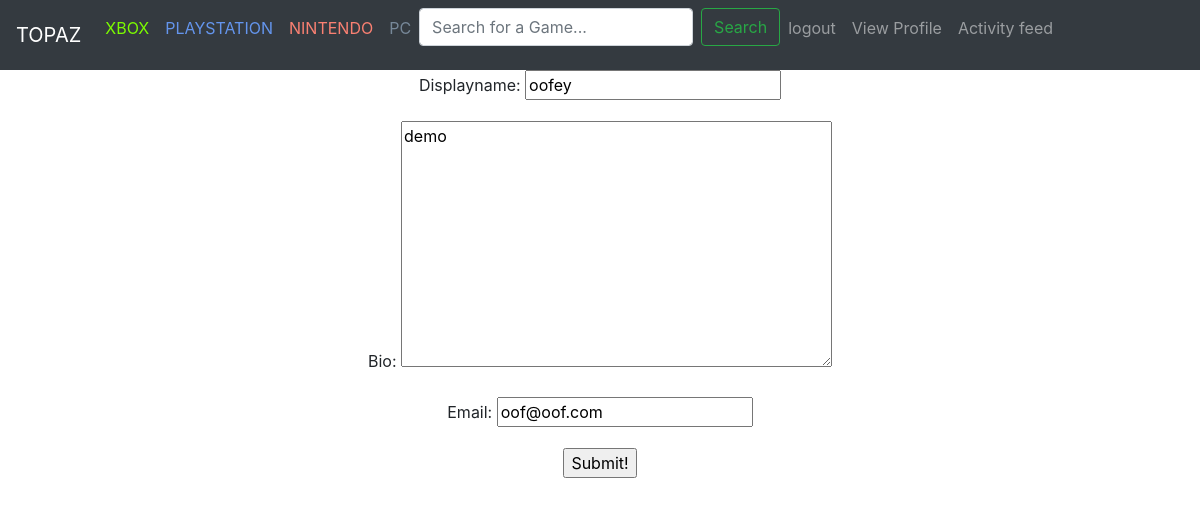
The page /user_profile_view/1/edit/ (signed in) on the database its author committed.
### user_faq/models.py (models this page shows, shortened)
class GamefaqUser(AbstractUser):
    displayname = models.CharField(max_length=80)
    bio = models.TextField(blank=True, null=True)
    preferred_systems = models.ManyToManyField(
        Console, symmetrical=False, blank=True)
    followers = models.ManyToManyField("self", symmetrical=False, blank=True)
    favorited_games = models.ManyToManyField(
        Game, symmetrical=False, related_name="user_fav")
    image = models.ImageField(upload_to="gallery", blank=True)

### user_faq/views.py (the view, shortened to what this page needs)
class edit_user_profile_view(LoginRequiredMixin, TemplateView):
    def get(self, request, user_id):
        faq_user = GamefaqUser.objects.get(id=user_id)
        data = {
            "displayname": faq_user.displayname,
            "bio": faq_user.bio,
            "email": faq_user.email
        }
        form = GamefaqUserForm(initial=data)
        return render(request, "edit_form.html", {"form": form})

### user_faq/forms.py
class GamefaqUserForm(forms.Form):
    displayname = forms.CharField(max_length=50)
    bio = forms.CharField(widget=forms.Textarea)
    email = forms.EmailField()

### templates/edit_form.html (shortened to what this page needs)
{% include "bootstrap.html" %} {% include "navbar.html" %}
<form action="" id='germ' method="post">
  {% csrf_token %} {{form.as_p}}
  <input type="submit" value="Submit!" />
</form>

### templates/edit_form.html (style rules this page uses)
#germ { text-align: center; }

### rows shown on the page
GamefaqUser: displayname "oofey", bio "demo", email "oof@oof.com"
